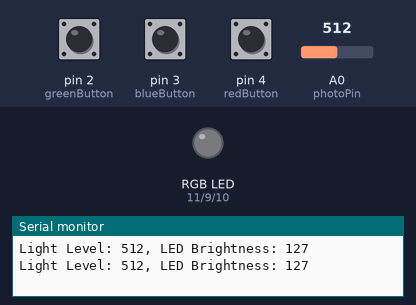
Recording of a sketch running on a simulated Arduino Uno, built with avr-gcc and run on an emulated ATmega328P. Parts: an RGB LED mixed from three pins (HIGH = lit), the last lines printed to the serial monitor. The test bench sets the inputs (shaded band); at power-on: pin 2 (greenButton) LOW, pin 3 (blueButton) LOW, pin 4 (redButton) LOW, A0 (photoPin) = 512. Dim RGB values are drawn brighter than linear.

Above: at 1.8 s.
1.9 s: pin 2 (greenButton) pulled HIGH for 1.2 s
At 2.7 s:
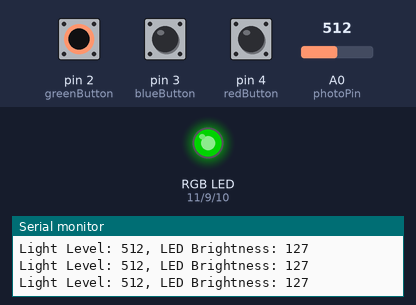
5.5 s: pin 3 (blueButton) pulled HIGH for 1.2 s
At 6.8 s:
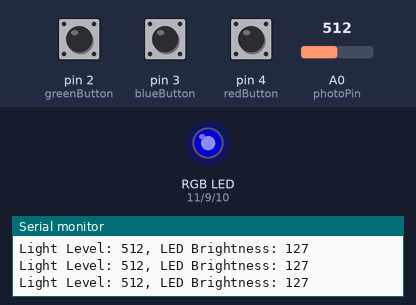
8.5 s: pin 4 (redButton) pulled HIGH for 1.2 s
At 9.5 s:
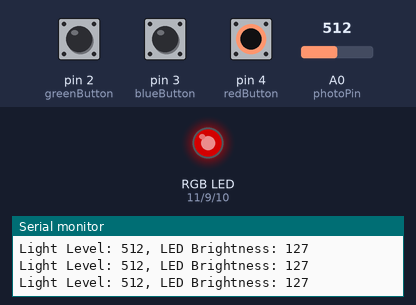
11.5 s: pin 4 (redButton) pulled HIGH for 3.2 s
At 15.4 s:
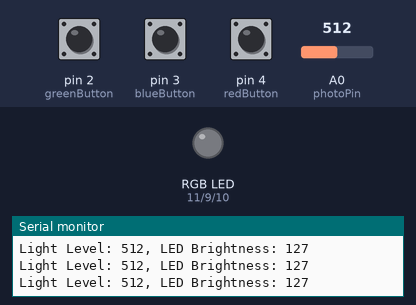
16.5 s: pin 2 (greenButton) driven HIGH and pin 3 (blueButton) driven HIGH
At 18.2 s:
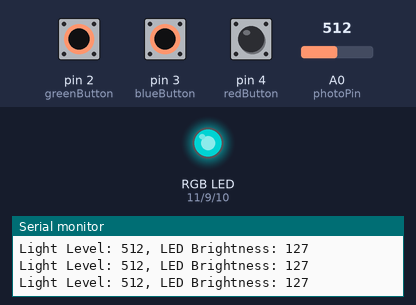
18.5 s: A0 (photoPin) set to 716
At 19.7 s:
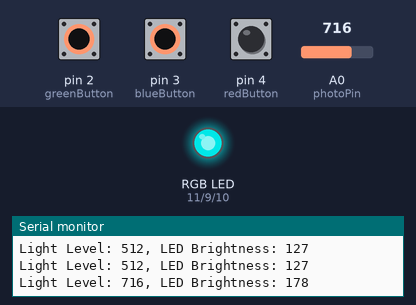
Timing chart, 0 to 21.5 s (numbered marks = the images above; inputs shaded):
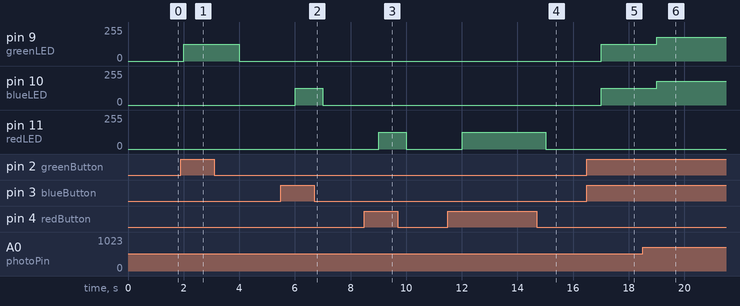

Measured:
- after the input at 1.9 s, pin 9 (greenLED): 0/255 → 127/255 after 0.10 s, → 0/255 2.0 s later
- after the input at 5.5 s, pin 10 (blueLED): 0/255 → 127/255 after 0.51 s, → 0/255 1.0 s later
- after the input at 8.5 s, pin 11 (redLED): 0/255 → 127/255 after 0.51 s, → 0/255 1.0 s later
- after the input at 11.5 s, pin 11 (redLED): 0/255 → 127/255 after 0.51 s, → 0/255 3.0 s later
- after the input at 16.5 s, pin 9 (greenLED), pin 10 (blueLED): 0/255 → 127/255 after 0.51 s
- after the input at 18.5 s, pin 9 (greenLED), pin 10 (blueLED): 127/255 → 178/255 after 0.52 s

The sketch:

Cogs_City_Day7.ino
```cpp
// Day 7 Code for Cogsworth City Adventure Kit
// Inventr.io
//
// Included "commented out" code internal pull-up resistors via arduino code
// If you use internal pull-ups, then you  have to switch HIGH to LOW for button states
//
// Lori Pfahler
// August 2024

// pins for buttons, LEDS, and photoresistor
int greenButton = 2;
int blueButton = 3;
int redButton = 4;
// the pins for LEDs must be PWM pins, pins with ~ next to the number
// to use analogWrite() to control brightness of LED
int greenLED = 9;
int blueLED = 10;
int redLED = 11;
int photoPin = A0;  // must be connected analog pin (A0-A5)

// variables
// used to track if buttons have been pressed
int greenState;
int blueState;
int redState;
// current light level from photoresistor
int lightLevel;
int ledBrightness = 0;


void setup() {
  // setup LEDs as outputs
  pinMode(greenLED, OUTPUT);
  pinMode(blueLED, OUTPUT);
  pinMode(redButton, OUTPUT);
  // setup button switches with external pull-down resistors
  // as shown in lesson circuit diagram
  // PRESSED = HIGH, NOT PRESSED = LOW
  pinMode(greenButton, INPUT);
  pinMode(blueButton, INPUT);
  pinMode(redButton, INPUT);

  // setup button switches with internal pull-up resistors
  // PRESSED = LOW, NOT PRESSED = HIGH,
  // The original code has to be reversed on HIGH/LOWS for buttons
  // pinMode(greenButton, INPUT_PULLUP);
  // pinMode(blueButton, INPUT_PULLUP);
  // pinMode(redButton, INPUT_PULLUP);

  // start serial monitor so we can print info to it
  Serial.begin(9600);
}

void loop() {
  // read button states
  greenState = digitalRead(greenButton);
  blueState = digitalRead(blueButton);
  redState = digitalRead(redButton);
  // read light level from photoresistor
  lightLevel = analogRead(photoPin);
  // use map() function to convert 0-1023 result from photoresistor to 0-255 scale
  // for LED brightness
  ledBrightness = map(lightLevel, 0, 1023, 0, 255);


  // green LED code:
  if (greenState == HIGH) {
    // turn of green LED to appropriate brightness level if green button pressed
    analogWrite(greenLED, ledBrightness);
  }
  else {
    // otherwise turn green LED off
    analogWrite(greenLED, 0);
  }

  // blue LED Code:
  if (blueState == HIGH) {
    // turn of blue LED to appropriate brightness level if blue button pressed
    analogWrite(blueLED, ledBrightness);
  }
  else {
    // otherwise turn blue LED off
    analogWrite(blueLED, 0);
  }

  // red LED Code:
  if (redState == HIGH) {
    // turn of red LED to appropriate brightness level if red button pressed
    analogWrite(redLED, ledBrightness);
  }
  else {
    // otherwise turn red LED off
    analogWrite(redLED, 0);
  }
  // print results to serial monitor
  Serial.print("Light Level: ");
  Serial.print(lightLevel);
  Serial.print(", LED Brightness: ");
  Serial.println(ledBrightness);

  // short delay
  delay(1000);
}
```
